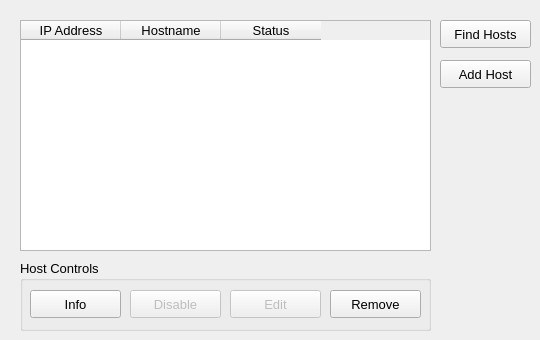
    <widget class="QWidget" name="networkToolbox">
     <attribute name="title">
      <string>Network</string>
     </attribute>
     <attribute name="toolTip">
      <string>Gather, manage, and update nodes for PyFarm</string>
     </attribute>
     <widget class="QTableWidget" name="networkTable">
      <property name="geometry">
       <rect>
        <x>20</x>
        <y>20</y>
        <width>411</width>
        <height>231</height>
       </rect>
      </property>
      <property name="font">
       <font>
        <pointsize>10</pointsize>
        <weight>50</weight>
        <bold>false</bold>
       </font>
      </property>
      <property name="contextMenuPolicy">
       <enum>Qt::CustomContextMenu</enum>
      </property>
      <property name="statusTip">
       <string>Host database</string>
      </property>
      <property name="editTriggers">
       <set>QAbstractItemView::NoEditTriggers</set>
      </property>
      <property name="dragDropOverwriteMode">
       <bool>false</bool>
      </property>
      <property name="selectionMode">
       <enum>QAbstractItemView::SingleSelection</enum>
      </property>
      <property name="selectionBehavior">
       <enum>QAbstractItemView::SelectRows</enum>
      </property>
      <column>
       <property name="text">
        <string>IP Address</string>
       </property>
      </column>
      <column>
       <property name="text">
        <string>Hostname</string>
       </property>
      </column>
      <column>
       <property name="text">
        <string>Status</string>
       </property>
      </column>
     </widget>
     <widget class="QPushButton" name="hostsFind">
      <property name="geometry">
       <rect>
        <x>440</x>
        <y>20</y>
        <width>91</width>
        <height>28</height>
       </rect>
      </property>
      <property name="font">
       <font>
        <pointsize>10</pointsize>
        <weight>50</weight>
        <bold>false</bold>
       </font>
      </property>
      <property name="statusTip">
       <string>Find then automatically add hosts running the client program</string>
      </property>
      <property name="text">
       <string>Find Hosts</string>
      </property>
     </widget>
     <widget class="QPushButton" name="hostsAdd">
      <property name="geometry">
       <rect>
        <x>440</x>
        <y>60</y>
        <width>91</width>
        <height>28</height>
       </rect>
      </property>
      <property name="font">
       <font>
        <pointsize>10</pointsize>
        <weight>50</weight>
        <bold>false</bold>
       </font>
      </property>
      <property name="statusTip">
       <string>Manually add a host</string>
      </property>
      <property name="text">
       <string>Add Host</string>
      </property>
     </widget>
     <widget class="QGroupBox" name="hostControls">
      <property name="geometry">
       <rect>
        <x>20</x>
        <y>260</y>
        <width>411</width>
        <height>71</height>
       </rect>
      </property>
      <property name="font">
       <font>
        <pointsize>10</pointsize>
       </font>
      </property>
      <property name="title">
       <string>Host Controls</string>
      </property>
      <widget class="QPushButton" name="hostRemove">
       <property name="geometry">
        <rect>
         <x>310</x>
         <y>30</y>
         <width>91</width>
         <height>28</height>
        </rect>
       </property>
       <property name="font">
        <font>
         <pointsize>10</pointsize>
         <weight>50</weight>
         <bold>false</bold>
        </font>
       </property>
       <property name="statusTip">
        <string>Remove selected host from pool</string>
       </property>
       <property name="text">
        <string>Remove</string>
       </property>
      </widget>
      <widget class="QPushButton" name="hostDisable">
       <property name="enabled">
        <bool>false</bool>
       </property>
       <property name="geometry">
        <rect>
         <x>110</x>
         <y>30</y>
         <width>91</width>
         <height>28</height>
        </rect>
       </property>
       <property name="font">
        <font>
         <pointsize>10</pointsize>
         <weight>50</weight>
         <bold>false</bold>
        </font>
       </property>
       <property name="statusTip">
        <string>Disable selected host but do not remove it</string>
       </property>
       <property name="text">
        <string>Disable</string>
       </property>
      </widget>
      <widget class="QPushButton" name="hostEdit">
       <property name="enabled">
        <bool>false</bool>
       </property>
       <property name="geometry">
        <rect>
         <x>210</x>
         <y>30</y>
         <width>91</width>
         <height>28</height>
        </rect>
       </property>
       <property name="font">
        <font>
         <pointsize>10</pointsize>
         <weight>50</weight>
         <bold>false</bold>
        </font>
       </property>
       <property name="statusTip">
        <string>Edit selected host's parameters</string>
       </property>
       <property name="text">
        <string>Edit</string>
       </property>
      </widget>
      <widget class="QPushButton" name="hostInfo">
       <property name="geometry">
        <rect>
         <x>10</x>
         <y>30</y>
         <width>91</width>
         <height>28</height>
        </rect>
       </property>
       <property name="font">
        <font>
         <pointsize>10</pointsize>
         <weight>50</weight>
         <bold>false</bold>
        </font>
       </property>
       <property name="statusTip">
        <string>Retrieve extra info about selected host</string>
       </property>
       <property name="text">
        <string>Info</string>
       </property>
      </widget>
     </widget>
    </widget>
